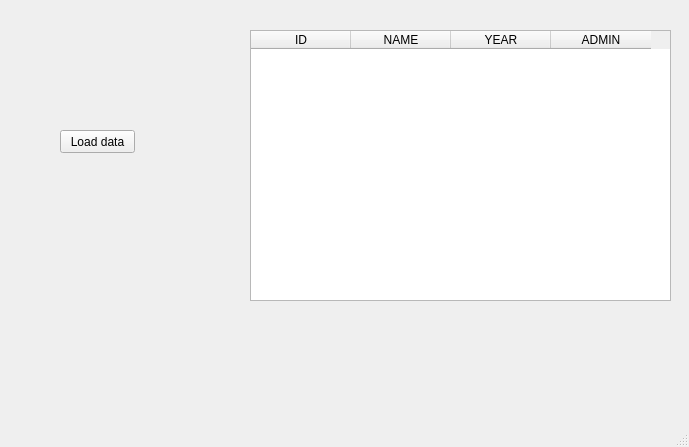
<?xml version="1.0" encoding="UTF-8"?>
<ui version="4.0">
 <class>MainWindow</class>
 <widget class="QMainWindow" name="MainWindow">
  <property name="geometry">
   <rect>
    <x>0</x>
    <y>0</y>
    <width>689</width>
    <height>447</height>
   </rect>
  </property>
  <property name="windowTitle">
   <string>MainWindow</string>
  </property>
  <widget class="QWidget" name="centralwidget">
   <widget class="QTableWidget" name="tableWidget">
    <property name="geometry">
     <rect>
      <x>250</x>
      <y>30</y>
      <width>421</width>
      <height>271</height>
     </rect>
    </property>
    <column>
     <property name="text">
      <string>ID</string>
     </property>
    </column>
    <column>
     <property name="text">
      <string>NAME</string>
     </property>
    </column>
    <column>
     <property name="text">
      <string>YEAR</string>
     </property>
    </column>
    <column>
     <property name="text">
      <string>ADMIN</string>
     </property>
    </column>
   </widget>
   <widget class="QPushButton" name="pushButton">
    <property name="geometry">
     <rect>
      <x>60</x>
      <y>130</y>
      <width>75</width>
      <height>23</height>
     </rect>
    </property>
    <property name="text">
     <string>Load data</string>
    </property>
   </widget>
  </widget>
  <widget class="QStatusBar" name="statusbar"/>
 </widget>
 <resources/>
 <connections/>
</ui>
